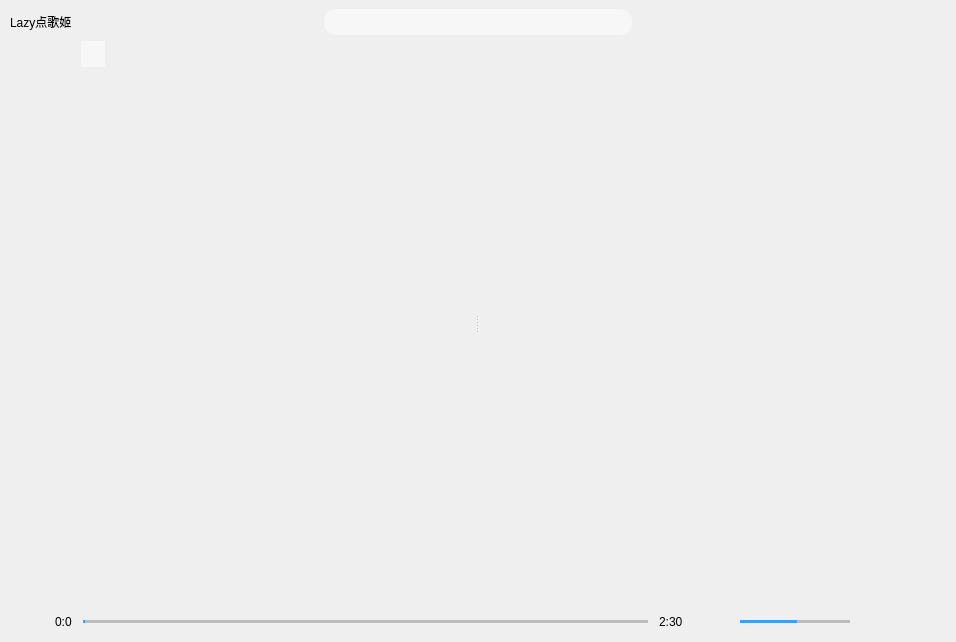
<?xml version="1.0" encoding="UTF-8"?>
<ui version="4.0">
 <class>OrderPlayerWindow</class>
 <widget class="QMainWindow" name="OrderPlayerWindow">
  <property name="geometry">
   <rect>
    <x>0</x>
    <y>0</y>
    <width>956</width>
    <height>642</height>
   </rect>
  </property>
  <property name="windowTitle">
   <string>Lazy点歌姬</string>
  </property>
  <property name="windowIcon">
   <iconset resource="../resource.qrc">
    <normaloff>:/icons/candy</normaloff>:/icons/candy</iconset>
  </property>
  <property name="styleSheet">
   <string notr="true"/>
  </property>
  <widget class="QWidget" name="centralwidget">
   <layout class="QVBoxLayout" name="verticalLayout_3" stretch="0,1,0">
    <item>
     <layout class="QHBoxLayout" name="searchEditLayout" stretch="1,1,1">
      <property name="leftMargin">
       <number>0</number>
      </property>
      <item>
       <widget class="InteractiveButtonBase" name="titleButton">
        <property name="styleSheet">
         <string notr="true">text-align: left;</string>
        </property>
        <property name="text">
         <string>Lazy点歌姬</string>
        </property>
        <property name="icon">
         <iconset resource="../resource.qrc">
          <normaloff>:/icons/candy</normaloff>:/icons/candy</iconset>
        </property>
        <property name="flat">
         <bool>true</bool>
        </property>
       </widget>
      </item>
      <item>
       <widget class="QWidget" name="widget" native="true">
        <property name="sizePolicy">
         <sizepolicy hsizetype="Minimum" vsizetype="Preferred">
          <horstretch>0</horstretch>
          <verstretch>0</verstretch>
         </sizepolicy>
        </property>
        <property name="minimumSize">
         <size>
          <width>20</width>
          <height>24</height>
         </size>
        </property>
        <property name="styleSheet">
         <string notr="true">#widget
{
	border: none;
	border-radius: 12px;
	background: rgba(255, 255, 255, 128);
}</string>
        </property>
        <layout class="QHBoxLayout" name="horizontalLayout">
         <property name="leftMargin">
          <number>9</number>
         </property>
         <property name="topMargin">
          <number>2</number>
         </property>
         <property name="bottomMargin">
          <number>2</number>
         </property>
         <item>
          <widget class="QLineEdit" name="searchEdit">
           <property name="styleSheet">
            <string notr="true">QLineEdit
{
	border: none;
	background: transparent;
}</string>
           </property>
          </widget>
         </item>
         <item>
          <widget class="QPushButton" name="searchButton">
           <property name="styleSheet">
            <string notr="true">background: transparent;</string>
           </property>
           <property name="text">
            <string/>
           </property>
           <property name="icon">
            <iconset resource="../resource.qrc">
             <normaloff>:/icons/search</normaloff>:/icons/search</iconset>
           </property>
           <property name="flat">
            <bool>true</bool>
           </property>
          </widget>
         </item>
        </layout>
       </widget>
      </item>
      <item>
       <widget class="QWidget" name="searchRightSpacingWidget" native="true">
        <layout class="QHBoxLayout" name="horizontalLayout_2">
         <property name="spacing">
          <number>0</number>
         </property>
         <property name="leftMargin">
          <number>0</number>
         </property>
         <property name="topMargin">
          <number>0</number>
         </property>
         <property name="rightMargin">
          <number>0</number>
         </property>
         <property name="bottomMargin">
          <number>0</number>
         </property>
         <item>
          <spacer name="horizontalSpacer">
           <property name="orientation">
            <enum>Qt::Horizontal</enum>
           </property>
           <property name="sizeHint" stdset="0">
            <size>
             <width>40</width>
             <height>20</height>
            </size>
           </property>
          </spacer>
         </item>
         <item>
          <widget class="InteractiveButtonBase" name="settingsButton">
           <property name="text">
            <string/>
           </property>
           <property name="icon">
            <iconset resource="../resource.qrc">
             <normaloff>:/icons/settings</normaloff>:/icons/settings</iconset>
           </property>
           <property name="flat">
            <bool>true</bool>
           </property>
          </widget>
         </item>
        </layout>
       </widget>
      </item>
     </layout>
    </item>
    <item>
     <widget class="QSplitter" name="splitter">
      <property name="sizePolicy">
       <sizepolicy hsizetype="Minimum" vsizetype="Preferred">
        <horstretch>0</horstretch>
        <verstretch>0</verstretch>
       </sizepolicy>
      </property>
      <property name="styleSheet">
       <string notr="true">QWidget
{
	background: transparent;
}</string>
      </property>
      <property name="orientation">
       <enum>Qt::Horizontal</enum>
      </property>
      <widget class="QWidget" name="layoutWidget">
       <layout class="QVBoxLayout" name="verticalLayout">
        <property name="leftMargin">
         <number>0</number>
        </property>
        <property name="bottomMargin">
         <number>0</number>
        </property>
        <item>
         <widget class="QTabWidget" name="listTabWidget">
          <property name="enabled">
           <bool>true</bool>
          </property>
          <property name="styleSheet">
           <string notr="true">QTabWidget
{
	background: transparent;
	border: none;
}

QTabWidget::tab-bar
{
	background: transparent;
	border: none;
}

QTabWidget::pane
{
	background: transparent;
	border: none;
}

QTabBar::tab
{
	background: transparent;
}

QTabBar::tab:hover
{
	background: rgba(255,255,255,64);
}

QTabBar::tab:selected
{
	background: rgba(255,255,255,128);
}

QTabBar::tab:disabled
{
	width: 0;
	color: transparent;
	tab-image: none;
}</string>
          </property>
          <property name="tabShape">
           <enum>QTabWidget::Rounded</enum>
          </property>
          <property name="currentIndex">
           <number>3</number>
          </property>
          <widget class="QWidget" name="tab">
           <property name="styleSheet">
            <string notr="true">QWidget
{
	background: transparent;
	border: none;
}</string>
           </property>
           <attribute name="icon">
            <iconset resource="../resource.qrc">
             <normaloff>:/icons/order</normaloff>:/icons/order</iconset>
           </attribute>
           <attribute name="title">
            <string/>
           </attribute>
           <attribute name="toolTip">
            <string>点歌：根据弹幕自动搜索添加</string>
           </attribute>
           <layout class="QVBoxLayout" name="verticalLayout_4">
            <property name="leftMargin">
             <number>0</number>
            </property>
            <property name="topMargin">
             <number>0</number>
            </property>
            <property name="rightMargin">
             <number>0</number>
            </property>
            <property name="bottomMargin">
             <number>0</number>
            </property>
            <item>
             <widget class="QListView" name="orderSongsListView">
              <property name="contextMenuPolicy">
               <enum>Qt::CustomContextMenu</enum>
              </property>
              <property name="styleSheet">
               <string notr="true">#orderSongsListView
{
	background: transparent;
	border: none;
}</string>
              </property>
              <property name="editTriggers">
               <set>QAbstractItemView::NoEditTriggers</set>
              </property>
              <property name="selectionMode">
               <enum>QAbstractItemView::ExtendedSelection</enum>
              </property>
              <property name="selectionBehavior">
               <enum>QAbstractItemView::SelectRows</enum>
              </property>
             </widget>
            </item>
           </layout>
          </widget>
          <widget class="QWidget" name="tab_4">
           <property name="styleSheet">
            <string notr="true">QWidget
{
	background: transparent;
	border: none;
}</string>
           </property>
           <attribute name="icon">
            <iconset resource="../resource.qrc">
             <normaloff>:/icons/random</normaloff>:/icons/random</iconset>
           </attribute>
           <attribute name="title">
            <string/>
           </attribute>
           <attribute name="toolTip">
            <string>固定：没有点歌列表时，随机播放里面的歌曲</string>
           </attribute>
           <layout class="QVBoxLayout" name="verticalLayout_9">
            <property name="leftMargin">
             <number>0</number>
            </property>
            <property name="topMargin">
             <number>0</number>
            </property>
            <property name="rightMargin">
             <number>0</number>
            </property>
            <property name="bottomMargin">
             <number>0</number>
            </property>
            <item>
             <widget class="QListView" name="normalSongsListView">
              <property name="contextMenuPolicy">
               <enum>Qt::CustomContextMenu</enum>
              </property>
              <property name="styleSheet">
               <string notr="true">#playHistoriesListView
{
	background: transparent;
	border: none;
}</string>
              </property>
              <property name="editTriggers">
               <set>QAbstractItemView::NoEditTriggers</set>
              </property>
              <property name="selectionMode">
               <enum>QAbstractItemView::ExtendedSelection</enum>
              </property>
              <property name="selectionBehavior">
               <enum>QAbstractItemView::SelectRows</enum>
              </property>
             </widget>
            </item>
           </layout>
          </widget>
          <widget class="QWidget" name="tab_2">
           <property name="styleSheet">
            <string notr="true">QWidget
{
	background: transparent;
	border: none;
}</string>
           </property>
           <attribute name="icon">
            <iconset resource="../resource.qrc">
             <normaloff>:/icons/favorite</normaloff>:/icons/favorite</iconset>
           </attribute>
           <attribute name="title">
            <string/>
           </attribute>
           <attribute name="toolTip">
            <string>收藏</string>
           </attribute>
           <layout class="QVBoxLayout" name="verticalLayout_5">
            <property name="leftMargin">
             <number>0</number>
            </property>
            <property name="topMargin">
             <number>0</number>
            </property>
            <property name="rightMargin">
             <number>0</number>
            </property>
            <property name="bottomMargin">
             <number>0</number>
            </property>
            <item>
             <widget class="QListView" name="favoriteSongsListView">
              <property name="contextMenuPolicy">
               <enum>Qt::CustomContextMenu</enum>
              </property>
              <property name="styleSheet">
               <string notr="true">#favoriteSongsListView
{
	background: transparent;
	border: none;
}



</string>
              </property>
              <property name="editTriggers">
               <set>QAbstractItemView::EditKeyPressed</set>
              </property>
              <property name="selectionMode">
               <enum>QAbstractItemView::ExtendedSelection</enum>
              </property>
              <property name="selectionBehavior">
               <enum>QAbstractItemView::SelectRows</enum>
              </property>
             </widget>
            </item>
           </layout>
          </widget>
          <widget class="QWidget" name="tab_5">
           <property name="enabled">
            <bool>true</bool>
           </property>
           <property name="styleSheet">
            <string notr="true">QWidget
{
	background: transparent;
	border: none;
}</string>
           </property>
           <attribute name="icon">
            <iconset resource="../resource.qrc">
             <normaloff>:/icons/playlist</normaloff>:/icons/playlist</iconset>
           </attribute>
           <attribute name="title">
            <string/>
           </attribute>
           <attribute name="toolTip">
            <string>歌单</string>
           </attribute>
           <layout class="QVBoxLayout" name="verticalLayout_10">
            <property name="leftMargin">
             <number>0</number>
            </property>
            <property name="topMargin">
             <number>0</number>
            </property>
            <property name="rightMargin">
             <number>0</number>
            </property>
            <property name="bottomMargin">
             <number>0</number>
            </property>
            <item>
             <widget class="QListView" name="listSongsListView">
              <property name="enabled">
               <bool>true</bool>
              </property>
              <property name="contextMenuPolicy">
               <enum>Qt::CustomContextMenu</enum>
              </property>
              <property name="styleSheet">
               <string notr="true">#playHistoriesListView
{
	background: transparent;
	border: none;
}</string>
              </property>
              <property name="editTriggers">
               <set>QAbstractItemView::NoEditTriggers</set>
              </property>
              <property name="selectionMode">
               <enum>QAbstractItemView::ExtendedSelection</enum>
              </property>
              <property name="selectionBehavior">
               <enum>QAbstractItemView::SelectRows</enum>
              </property>
             </widget>
            </item>
           </layout>
          </widget>
          <widget class="QWidget" name="tab_3">
           <property name="styleSheet">
            <string notr="true">QWidget
{
	background: transparent;
	border: none;
}</string>
           </property>
           <attribute name="icon">
            <iconset resource="../resource.qrc">
             <normaloff>:/icons/history</normaloff>:/icons/history</iconset>
           </attribute>
           <attribute name="title">
            <string/>
           </attribute>
           <attribute name="toolTip">
            <string>历史</string>
           </attribute>
           <layout class="QVBoxLayout" name="verticalLayout_6">
            <property name="leftMargin">
             <number>0</number>
            </property>
            <property name="topMargin">
             <number>0</number>
            </property>
            <property name="rightMargin">
             <number>0</number>
            </property>
            <property name="bottomMargin">
             <number>0</number>
            </property>
            <item>
             <widget class="QListView" name="historySongsListView">
              <property name="contextMenuPolicy">
               <enum>Qt::CustomContextMenu</enum>
              </property>
              <property name="styleSheet">
               <string notr="true">#playHistoriesListView
{
	background: transparent;
	border: none;
}</string>
              </property>
              <property name="editTriggers">
               <set>QAbstractItemView::NoEditTriggers</set>
              </property>
              <property name="selectionMode">
               <enum>QAbstractItemView::ExtendedSelection</enum>
              </property>
              <property name="selectionBehavior">
               <enum>QAbstractItemView::SelectRows</enum>
              </property>
             </widget>
            </item>
           </layout>
          </widget>
         </widget>
        </item>
        <item>
         <layout class="QHBoxLayout" name="horizontalLayout_5" stretch="0,1">
          <item>
           <widget class="QLabel" name="playingCoverLabel">
            <property name="minimumSize">
             <size>
              <width>50</width>
              <height>50</height>
             </size>
            </property>
            <property name="text">
             <string/>
            </property>
           </widget>
          </item>
          <item>
           <layout class="QVBoxLayout" name="verticalLayout_2">
            <property name="spacing">
             <number>0</number>
            </property>
            <property name="topMargin">
             <number>2</number>
            </property>
            <property name="bottomMargin">
             <number>2</number>
            </property>
            <item>
             <widget class="QLabel" name="playingNameLabel">
              <property name="text">
               <string/>
              </property>
             </widget>
            </item>
            <item>
             <widget class="QLabel" name="playingArtistLabel">
              <property name="styleSheet">
               <string notr="true">QLabel{
	color:gray;
}</string>
              </property>
              <property name="text">
               <string/>
              </property>
             </widget>
            </item>
           </layout>
          </item>
         </layout>
        </item>
       </layout>
      </widget>
      <widget class="QStackedWidget" name="bodyStackWidget">
       <property name="layoutDirection">
        <enum>Qt::LeftToRight</enum>
       </property>
       <property name="styleSheet">
        <string notr="true">QStackWidget
{
	background: transparent;
	border: none;
}</string>
       </property>
       <property name="currentIndex">
        <number>0</number>
       </property>
       <widget class="QWidget" name="searchResultPage">
        <layout class="QVBoxLayout" name="verticalLayout_7">
         <property name="leftMargin">
          <number>5</number>
         </property>
         <property name="topMargin">
          <number>0</number>
         </property>
         <property name="rightMargin">
          <number>0</number>
         </property>
         <property name="bottomMargin">
          <number>0</number>
         </property>
         <item>
          <widget class="QTableWidget" name="searchResultTable">
           <property name="contextMenuPolicy">
            <enum>Qt::CustomContextMenu</enum>
           </property>
           <property name="styleSheet">
            <string notr="true">QTableWidget
{
	background: transparent;
	border: none;
	alternate-background-color: rgba(132, 136, 139, 20);
}

QHeaderView::section
{
	background-color: transparent;
}

QTableCornerButton::section
{
	background:transparent;
}</string>
           </property>
           <property name="editTriggers">
            <set>QAbstractItemView::EditKeyPressed</set>
           </property>
           <property name="alternatingRowColors">
            <bool>true</bool>
           </property>
           <property name="selectionMode">
            <enum>QAbstractItemView::ExtendedSelection</enum>
           </property>
           <property name="selectionBehavior">
            <enum>QAbstractItemView::SelectRows</enum>
           </property>
           <property name="verticalScrollMode">
            <enum>QAbstractItemView::ScrollPerPixel</enum>
           </property>
           <property name="horizontalScrollMode">
            <enum>QAbstractItemView::ScrollPerPixel</enum>
           </property>
           <property name="showGrid">
            <bool>false</bool>
           </property>
           <attribute name="horizontalHeaderShowSortIndicator" stdset="0">
            <bool>true</bool>
           </attribute>
           <attribute name="verticalHeaderVisible">
            <bool>false</bool>
           </attribute>
          </widget>
         </item>
        </layout>
       </widget>
       <widget class="QWidget" name="lyricsPage">
        <property name="styleSheet">
         <string notr="true">#lyricsPage
{
	background: transparent;
}</string>
        </property>
        <layout class="QVBoxLayout" name="verticalLayout_8">
         <property name="leftMargin">
          <number>5</number>
         </property>
         <property name="topMargin">
          <number>0</number>
         </property>
         <property name="rightMargin">
          <number>0</number>
         </property>
         <property name="bottomMargin">
          <number>0</number>
         </property>
         <item>
          <widget class="QScrollArea" name="scrollArea">
           <property name="contextMenuPolicy">
            <enum>Qt::CustomContextMenu</enum>
           </property>
           <property name="styleSheet">
            <string notr="true">QScrollArea
{
	background: transparent;
	border: none;
}</string>
           </property>
           <property name="widgetResizable">
            <bool>true</bool>
           </property>
           <widget class="LyricStreamWidget" name="lyricWidget">
            <property name="geometry">
             <rect>
              <x>0</x>
              <y>0</y>
              <width>98</width>
              <height>28</height>
             </rect>
            </property>
            <property name="styleSheet">
             <string notr="true">#lyricWidget
{
	background: transparent;
}</string>
            </property>
           </widget>
          </widget>
         </item>
        </layout>
       </widget>
      </widget>
     </widget>
    </item>
    <item>
     <layout class="QHBoxLayout" name="horizontalLayout_4">
      <item>
       <widget class="InteractiveButtonBase" name="playButton">
        <property name="text">
         <string/>
        </property>
        <property name="icon">
         <iconset resource="../resource.qrc">
          <normaloff>:/icons/play</normaloff>:/icons/play</iconset>
        </property>
        <property name="flat">
         <bool>true</bool>
        </property>
       </widget>
      </item>
      <item>
       <widget class="QLabel" name="playingCurrentTimeLabel">
        <property name="text">
         <string>0:0</string>
        </property>
       </widget>
      </item>
      <item>
       <widget class="QSlider" name="playProgressSlider">
        <property name="styleSheet">
         <string notr="true">QSlider{ border-color: #bcbcbc; }
QSlider::groove:horizontal { border: 1px solid #999999; height: 1px; margin: 0px 0; left: 5px; right: 5px; }
QSlider::handle:horizontal { border: 0px ; border-image: url(:/icons/heart); width: 15px; margin: -7px -7px -7px -7px; }
QSlider::add-page:horizontal{ background: qlineargradient(spread:pad, x1:0, y1:1, x2:0, y2:0, stop:0 #bcbcbc, stop:0.25 #bcbcbc, stop:0.5 #bcbcbc, stop:1 #bcbcbc); } 
QSlider::sub-page:horizontal{ background: qlineargradient(spread:pad, x1:0, y1:1, x2:0, y2:0, stop:0 #439cf3, stop:0.25 #439cf3, stop:0.5 #439cf3, stop:1 #439cf3); }</string>
        </property>
        <property name="orientation">
         <enum>Qt::Horizontal</enum>
        </property>
       </widget>
      </item>
      <item>
       <widget class="QLabel" name="playingAllTimeLabel">
        <property name="text">
         <string>2:30</string>
        </property>
       </widget>
      </item>
      <item>
       <widget class="InteractiveButtonBase" name="volumeButton">
        <property name="text">
         <string/>
        </property>
        <property name="icon">
         <iconset resource="../resource.qrc">
          <normaloff>:/icons/volume</normaloff>:/icons/volume</iconset>
        </property>
        <property name="flat">
         <bool>true</bool>
        </property>
       </widget>
      </item>
      <item>
       <widget class="QSlider" name="volumeSlider">
        <property name="maximumSize">
         <size>
          <width>120</width>
          <height>16777215</height>
         </size>
        </property>
        <property name="styleSheet">
         <string notr="true">QSlider{ border-color: #bcbcbc; }
QSlider::groove:horizontal { border: 1px solid #999999; height: 1px; margin: 0px 0; left: 5px; right: 5px; }
QSlider::handle:horizontal { border: 0px ; border-image: url(:/icons/heart2); width: 15px; margin: -7px -7px -7px -7px; }
QSlider::add-page:horizontal{ background: qlineargradient(spread:pad, x1:0, y1:1, x2:0, y2:0, stop:0 #bcbcbc, stop:0.25 #bcbcbc, stop:0.5 #bcbcbc, stop:1 #bcbcbc); } 
QSlider::sub-page:horizontal{ background: qlineargradient(spread:pad, x1:0, y1:1, x2:0, y2:0, stop:0 #439cf3, stop:0.25 #439cf3, stop:0.5 #439cf3, stop:1 #439cf3); }</string>
        </property>
        <property name="maximum">
         <number>100</number>
        </property>
        <property name="singleStep">
         <number>10</number>
        </property>
        <property name="value">
         <number>50</number>
        </property>
        <property name="orientation">
         <enum>Qt::Horizontal</enum>
        </property>
       </widget>
      </item>
      <item>
       <widget class="InteractiveButtonBase" name="circleModeButton">
        <property name="text">
         <string/>
        </property>
        <property name="icon">
         <iconset resource="../resource.qrc">
          <normaloff>:/icons/order_list</normaloff>:/icons/order_list</iconset>
        </property>
        <property name="autoDefault">
         <bool>false</bool>
        </property>
        <property name="default">
         <bool>false</bool>
        </property>
        <property name="flat">
         <bool>true</bool>
        </property>
       </widget>
      </item>
      <item>
       <widget class="InteractiveButtonBase" name="desktopLyricButton">
        <property name="text">
         <string/>
        </property>
        <property name="icon">
         <iconset resource="../resource.qrc">
          <normaloff>:/icons/lyric_hide</normaloff>:/icons/lyric_hide</iconset>
        </property>
        <property name="flat">
         <bool>true</bool>
        </property>
       </widget>
      </item>
     </layout>
    </item>
   </layout>
  </widget>
  <widget class="QMenuBar" name="menubar">
   <property name="geometry">
    <rect>
     <x>0</x>
     <y>0</y>
     <width>956</width>
     <height>23</height>
    </rect>
   </property>
  </widget>
 </widget>
 <customwidgets>
  <customwidget>
   <class>LyricStreamWidget</class>
   <extends>QWidget</extends>
   <header>lyricstreamwidget.h</header>
   <container>1</container>
  </customwidget>
  <customwidget>
   <class>InteractiveButtonBase</class>
   <extends>QPushButton</extends>
   <header>interactivebuttonbase.h</header>
  </customwidget>
 </customwidgets>
 <resources>
  <include location="../resource.qrc"/>
 </resources>
 <connections/>
</ui>
